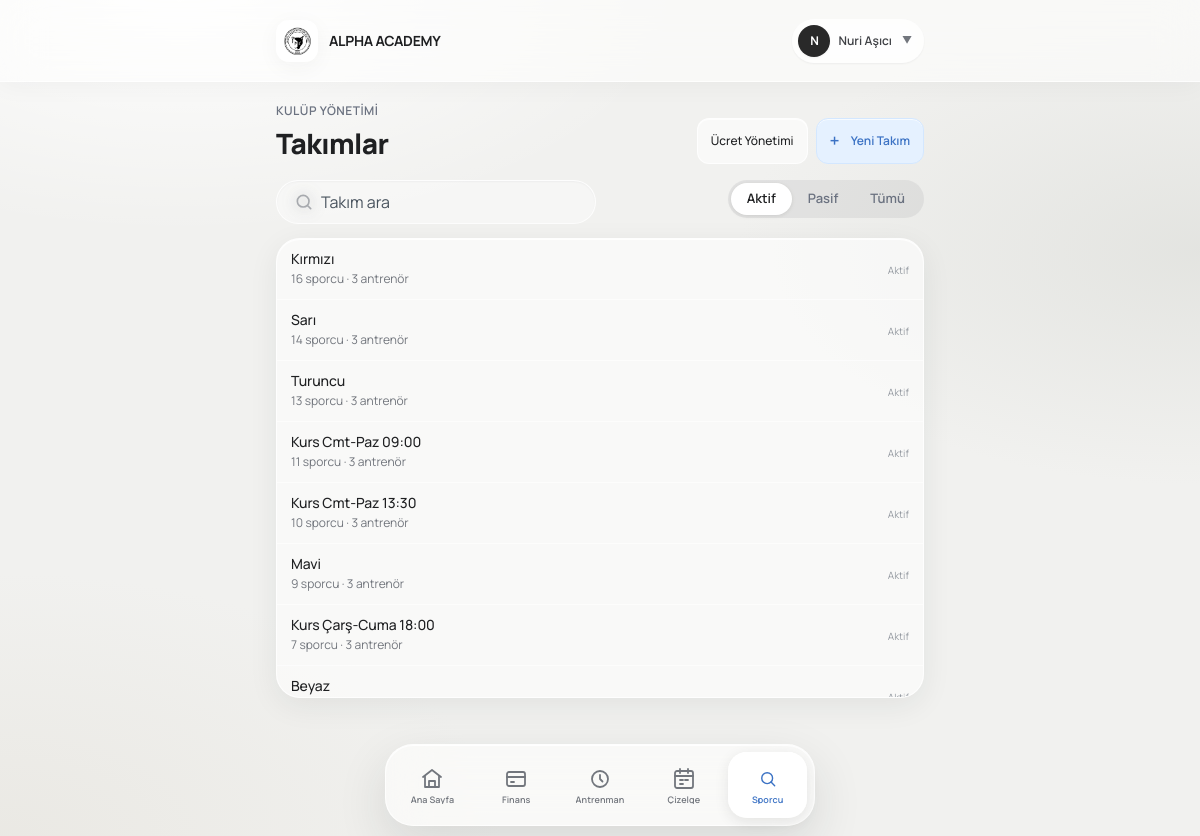
Page /teams/ (signed in) on the committed database.
### users/models.py (models this page shows, shortened)
class User(AbstractUser):
    class Role(models.TextChoices):
        PARENT = 'parent', 'Veli'
        ADMIN = 'admin', 'Yönetici'
        COACH = 'coach', 'Antrenör'
        FINANCE = 'finance', 'Mali İşler'
    email = models.EmailField(unique=True, verbose_name="E-posta Adresi")
    role = models.CharField(
        max_length=20,
        choices=Role.choices,
        default=Role.PARENT,
        verbose_name="Kullanıcı Rolü"
    )
    phone_number = models.CharField(max_length=15, blank=True, null=True, verbose_name="Telefon Numarası")
    tc_identity = models.CharField(max_length=11, blank=True, null=True, verbose_name="T.C. Kimlik No")
    USERNAME_FIELD = 'username'
    REQUIRED_FIELDS = ['email', 'first_name', 'last_name']
    class Meta:
        verbose_name = "Kullanıcı"
        verbose_name_plural = "Kullanıcılar"
    @property
    def is_club_admin(self):
        return self.role == self.Role.ADMIN
    @property
    def is_coach(self):
        return self.role == self.Role.COACH

### teams/models.py (models this page shows, shortened)
class Team(models.Model):
    name = models.CharField(max_length=100, verbose_name="Takım / Grup Adı")
    description = models.TextField(blank=True, null=True, verbose_name="Açıklama / Yaş Grubu")
    coaches = models.ManyToManyField(
        settings.AUTH_USER_MODEL,
        blank=True,
        limit_choices_to={'role__in': ['coach', 'club_admin']},
        related_name='assigned_teams',
        verbose_name="Sorumlu Antrenörler"
    )
    is_active = models.BooleanField(default=True, verbose_name="Aktif mi?")
    created_at = models.DateTimeField(auto_now_add=True)
    class Meta:
        verbose_name = "Takım"
        verbose_name_plural = "Takımlar"

### teams/views.py (the view)
# urls.py: path('', views.team_list, name='team-list'),
@login_required
def team_list(request):
	return render(request, 'team/team_list.html', _team_context(request))

### teams/views.py (called while the page is built)
def _team_context(request):
	query = request.GET.get('q', '').strip()
	status = request.GET.get('status', 'active')
	teams = Team.objects.prefetch_related('coaches').annotate(
		athlete_count=Count('athletes', filter=Q(athletes__is_active=True), distinct=True),
	).order_by('-athlete_count')
	if request.user.is_coach:
		teams = teams.filter(coaches=request.user)
	if query:
		teams = teams.filter(name__icontains=query)
	if status == 'active':
		teams = teams.filter(is_active=True)
	elif status == 'inactive':
		teams = teams.filter(is_active=False)
	return {
		'teams': teams,
		'query': query,
		'status': status,
	}

### templates/team/team_list.html (shortened to what this page needs)
{% extends "base.html" %}
{% block content %}
    <div class="dashboard">
        <header class="ui-teams-head">
            <div>
                <p class="ui-teams-eyebrow">Kulüp yönetimi</p>
                <h1 class="ui-teams-title">Takımlar</h1>
            </div>
            <div class="ui-teams-actions">
                <a href="{% url 'fee-management' %}" class="ui-btn ui-btn-sm ui-btn-secondary">Ücret Yönetimi</a>
                <button type="button"
                        class="ui-btn ui-btn-sm ui-btn-primary"
                        hx-get="{% url 'team-create' %}"
                        hx-target="#modal-container"
                        hx-swap="innerHTML">
                    <span class="ui-btn-plus">+</span>
                    Yeni Takım
                </button>
            </div>
        </header>
        <form method="get" class="ui-teams-toolbar">
            <label class="ui-search-field ui-teams-search">
                <span class="ui-search-icon" aria-hidden="true">
                    <svg viewBox="0 0 24 24" fill="none" stroke="currentColor" stroke-width="2" stroke-linecap="round" stroke-linejoin="round">
                        <circle cx="11" cy="11" r="7" />
                        <path d="m20 20-3.5-3.5" />
                    </svg>
                </span>
                <input type="search" name="q" value="{{ query }}" placeholder="Takım ara" class="ui-input ui-search-input" autocomplete="off">
            </label>
            <nav class="ui-teams-tabs" aria-label="Durum filtresi">
                <a href="?status=active{% if query %}&q={{ query|urlencode }}{% endif %}" class="ui-teams-tab{% if status == 'active' %} is-active{% endif %}">Aktif</a>
                <a href="?status=inactive{% if query %}&q={{ query|urlencode }}{% endif %}" class="ui-teams-tab{% if status == 'inactive' %} is-active{% endif %}">Pasif</a>
                <a href="?status=all{% if query %}&q={{ query|urlencode }}{% endif %}" class="ui-teams-tab{% if status == 'all' %} is-active{% endif %}">Tümü</a>
            </nav>
        </form>
        {% include "team/partials/team_table.html" %}
    </div>
{% endblock %}

### templates/components/app/topbar.html (shortened to what this page needs)
{% load static %}
<div class="app-topbar">
    <div class="app-topbar-inner">
        <a href="/" class="app-brand hover:opacity-90 transition-opacity">
            <div class="app-brand-logo flex items-center justify-center font-black text-xs text-[var(--ui-primary-text)] bg-[var(--ui-primary)]">
                <img src="/media/logos/new_logo.png" alt="Alpha Academy Logo" class="w-full h-full object-cover" />
            </div>
            <div class="min-w-0">
                <span class="app-brand-name">ALPHA ACADEMY</span>
            </div>
        </a>
        {% if request.user.is_authenticated %}
            <div class="app-topbar-actions relative" id="topbar-user-dropdown-wrapper">
                <button type="button"
                        class="flex items-center gap-2 p-1.5 pr-3 rounded-full bg-white/60 hover:bg-white/90 border border-[var(--ui-border-dark)] backdrop-blur-md shadow-sm transition-all active:scale-[0.98]"
                        onclick="document.getElementById('topbar-user-dropdown').classList.toggle('hidden')">
                    <div class="w-8 h-8 rounded-full bg-[var(--ui-dark)] text-white text-xs font-bold flex items-center justify-center shadow-sm shrink-0">
                        {% if request.user.first_name %}
                            {{ request.user.first_name|first|upper }}
                        {% else %}
                            {{ request.user.username|first|upper }}
                        {% endif %}
                    </div>
                    <span class="hidden sm:inline text-xs font-semibold text-[var(--ui-text-soft)]">
                        {% if request.user.get_full_name %}
                            {{ request.user.get_full_name }}
                        {% else %}
                            {{ request.user.username }}
                        {% endif %}
                    </span>
                    <span class="text-[10px] text-[var(--ui-muted)] ml-0.5">▼</span>
                </button>
            </div>
        {% endif %}
    </div>
</div>

### templates/team/partials/team_table.html
<div id="team-table" class="ui-card ui-scroll-list">
    {% for team in teams %}
        <a href="{% url 'team-detail' team.pk %}" class="ui-list-item">
            <div class="ui-list-content">
                <p class="ui-list-title">{{ team.name }}</p>
                <p class="ui-list-subtitle">{{ team.athlete_count }} sporcu · {{ team.coaches.all|length }} antrenör</p>
            </div>
            <div class="ui-list-end">
                <span class="ui-list-meta">{% if team.is_active %}Aktif{% else %}Pasif{% endif %}</span>
            </div>
        </a>
    {% empty %}
        <div class="ui-empty">
            <div class="ui-empty-icon">—</div>
            <p class="ui-empty-description">Kayıt bulunamadı.</p>
        </div>
    {% endfor %}
</div>

### rows in the picture
User: user.first_name|first "N", user.get_full_name "Nuri Aşıcı"
Team: name "Kırmızı", athlete_count "16", coaches.all|length "3", is_active "Aktif"
Team: name "Sarı", athlete_count "14", coaches.all|length "3", is_active "Aktif"
Team: name "Turuncu", athlete_count "13", coaches.all|length "3", is_active "Aktif"
Team: name "Kurs Cmt-Paz 09:00", athlete_count "11", coaches.all|length "3", is_active "Aktif"
Team: name "Kurs Cmt-Paz 13:30", athlete_count "10", coaches.all|length "3", is_active "Aktif"
Team: name "Mavi", athlete_count "9", coaches.all|length "3", is_active "Aktif"
Team: name "Kurs Çarş-Cuma 18:00", athlete_count "7", coaches.all|length "3", is_active "Aktif"
Team: name "Beyaz", is_active "Aktif"
